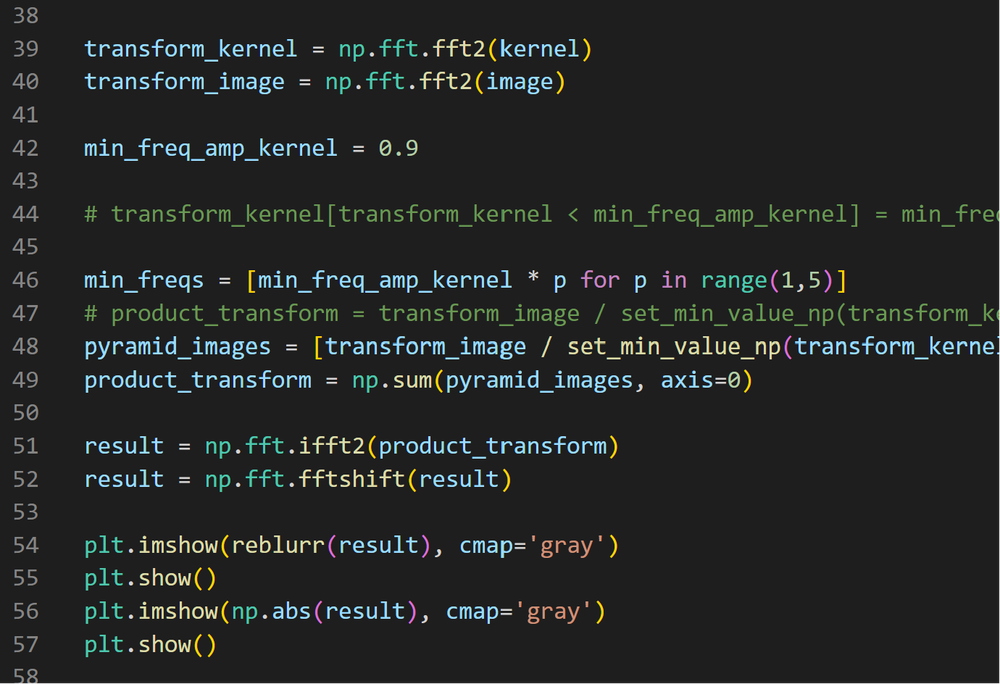
#> input picture code.png, 1000 x 684 px, shrunk from 1380 x 944 before the run
$ python main.py
#> lines starting #> are read from the running program, lines starting #| are printed output that depends on the picture; after the words box and inside, x2 and y2 are one past the last pixel; in counts of white or black regions, pixels touching at a corner belong together
### Antiblurr.py
import numpy as np
from PIL import Image
from math import dist
from matplotlib import pyplot as plt
from scipy.signal import fftconvolve


class Antiblurr:
    def __init__(self, filename: str, cof_radius: float = None, min_val=None) -> None:
        # Grayscale working image
#> called with filename = 'code.png', cof_radius = 30, min_val = 1
        self.image = np.array(Image.open(filename).convert("L"))
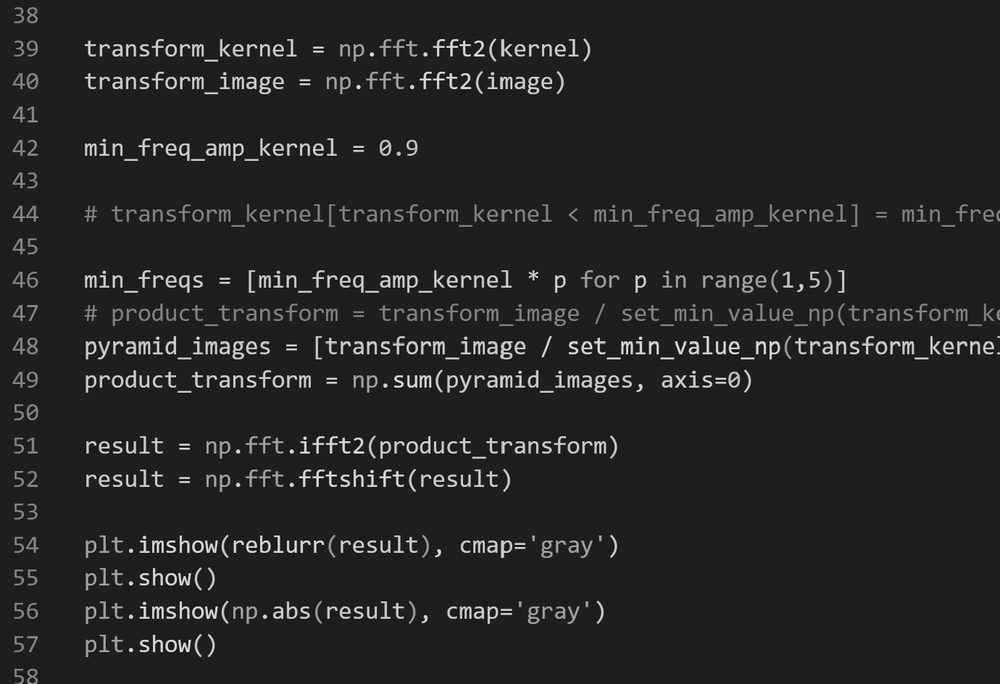
#> self.image: shape (684, 1000); min 0, max 248, mean 38
        self.image += 50
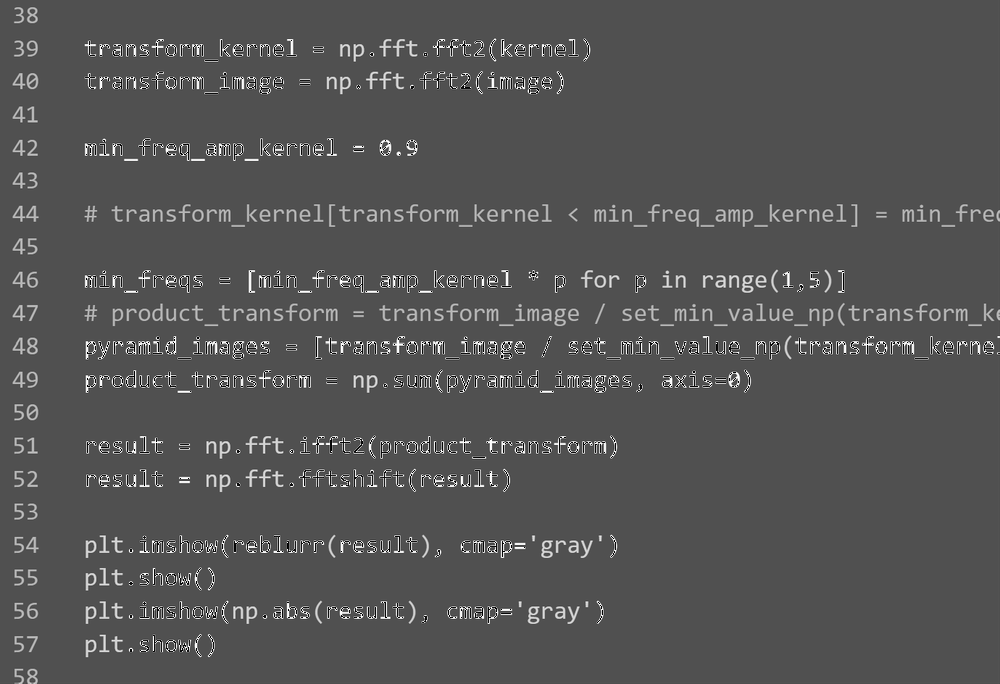
#> self.image: shape (684, 1000); min 0, max 255, mean 84.9

        # Circle of confusion
        self.cof_radius = cof_radius if cof_radius else int(self.image.shape[0] * 0.05)
#> self.cof_radius = 30

        # Create kernel array from image
        self.kernel, self.kernel_circle = self.create_kernel()

        self.min_val = min_val if min_val else 0.9
        self.kernel_fft = None
        self.image_fft = None
        self.antiblurr_image = None

    def image_SSD(image1, image2) -> float:
        """Compute the sum of elementwise squared differences between arrays"""
        return np.sum((image1 - image2) ** 2)

    def clamp_image_values(self, image):
        """Clamp all values with lower magnitude than min_val to min_val, conserving the sign.

        Every value in the array that is lower in magnitude than min_val is set to min_val with the same sign as the original value.
        """
        np.putmask(image, np.abs(image) < self.min_val, self.min_val * np.sign(image))
        return image

    def create_kernel(self):
        """Produce a numpy array with circle in the middle.

        Generate a numpy array of zeros with the shape of self.image and fills a circle in the middle with
        equal values, such that their sum is equal to 1. Also returns a numpy array with the bounding box of the nonzero circle
        """
        kernel = np.zeros(self.image.shape)
        kernel_middle = ((kernel.shape[0] - 1) // 2, (kernel.shape[1] - 1) // 2)
#> kernel_middle = (341, 499)
        for x in range(
            kernel_middle[0] - self.cof_radius,
            kernel_middle[0] + self.cof_radius,
        ):
            for y in range(
                kernel_middle[1] - self.cof_radius,
                kernel_middle[1] + self.cof_radius,
            ):
                if dist((x, y), kernel_middle) < self.cof_radius:
                    kernel[x, y] = 1
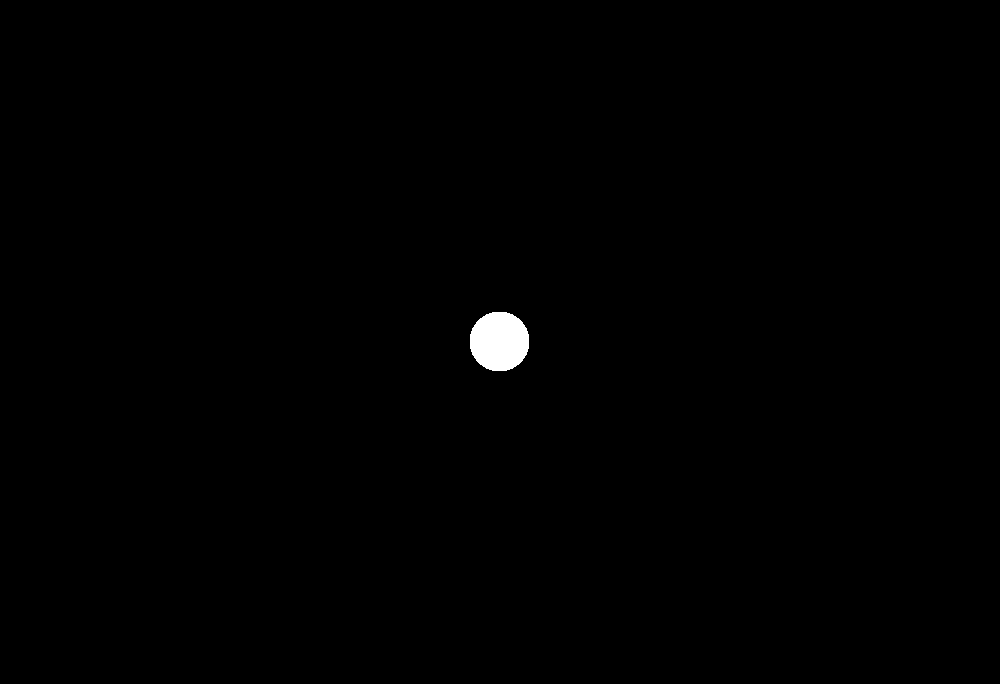
#> kernel: shape (684, 1000) float64; values 0 (black) and 1 (white), 0.41% white; 1 white region, box (x1, y1, x2, y2) and area: (470, 312, 529, 371) 2809
        kernel /= np.sum(kernel)
        kernel_circle = kernel[
            kernel_middle[0] - self.cof_radius : kernel_middle[0] + self.cof_radius,
            kernel_middle[1] - self.cof_radius : kernel_middle[1] + self.cof_radius,
        ]
        return kernel, kernel_circle

    def blurr(self, image, pad: int = 0):
        return np.abs(fftconvolve(np.abs(image), self.kernel_circle, mode="same"))

    def antiblurr(self, image=None):
        """Antiblurr the image.

        Antiblurrs the image of the class, except if another image was parsed to be antiblurred instead.
        """
        target_image = image if image else self.image
        self.image_fft = np.fft.fft2(target_image)
        self.kernel_fft = np.fft.fft2(self.kernel)
        clamped_kernel_fft = self.clamp_image_values(self.kernel_fft)
        # clamped_kernel_fft = np.maximum(np.abs(self.kernel_fft), self.min_val)
        antiblurr_image_fft = self.image_fft / clamped_kernel_fft
        antiblurr_image = np.fft.ifft2(antiblurr_image_fft)
        # Take magnitude of complex number
        antiblurr_image = np.abs(antiblurr_image)
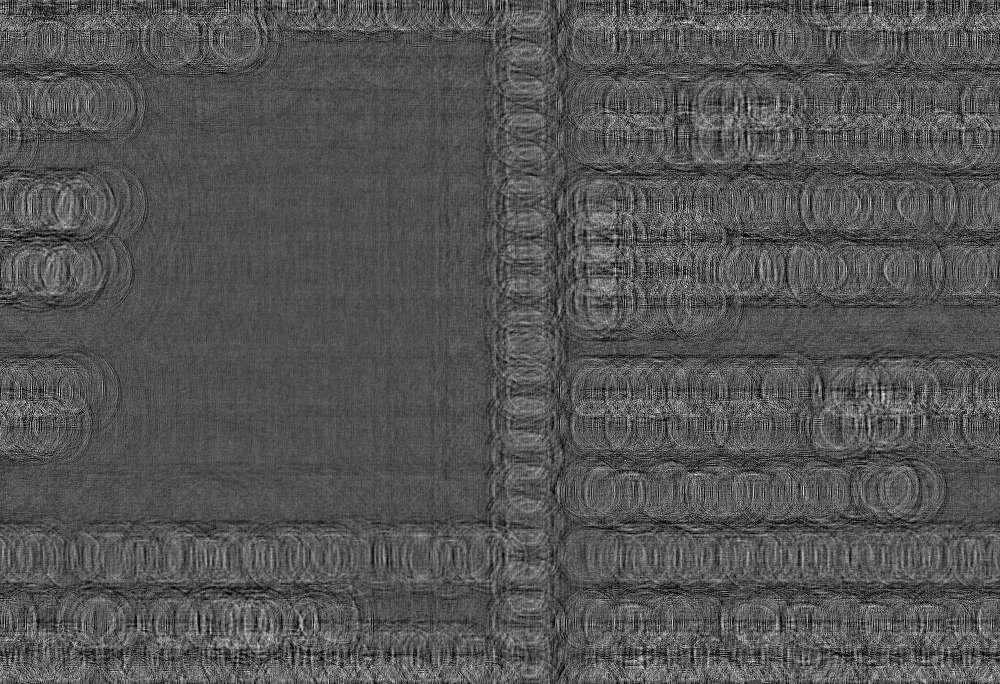
#> antiblurr_image: shape (684, 1000) float64; min 0.00953, max 256.4, mean 85; drawn with min black and max white
        antiblurr_image = np.fft.fftshift(antiblurr_image)
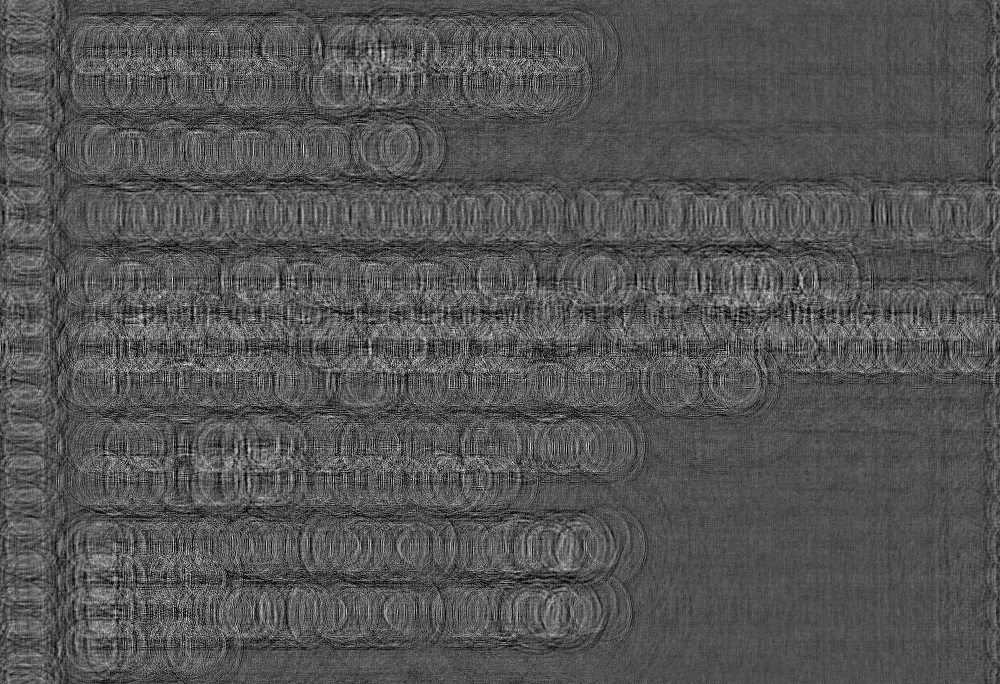
#> antiblurr_image: shape (684, 1000) float64; min 0.00953, max 256.4, mean 85; drawn with min black and max white
        self.antiblurr_image = antiblurr_image
        return antiblurr_image

    def show(self, image=None, norm_func=None):
        """Display the antiblurred picture in grayscale.

        Shows the antiblurred picture in grayscale. If it does not exist, antiblurr() is called.
        Also a custom image can be parsed, which is then displayed instead if provided.

        Parse a normalization function via 'norm_func'. This function is called on the image before
        displaying."""
        target_image = None
        if image is not None:
            target_image = image
        elif self.antiblurr_image is not None:
            target_image = self.antiblurr_image
        else:
            target_image = self.antiblurr()

        if norm_func is None:
            plt.imshow(target_image, cmap="gray")
        else:
            plt.imshow(norm_func(target_image), cmap="gray")

        plt.show()


# [4 lines that do not run on import are left out]

### main.py
from Antiblurr import Antiblurr

anti = Antiblurr("code.png", cof_radius=30, min_val=1)
anti.show()
